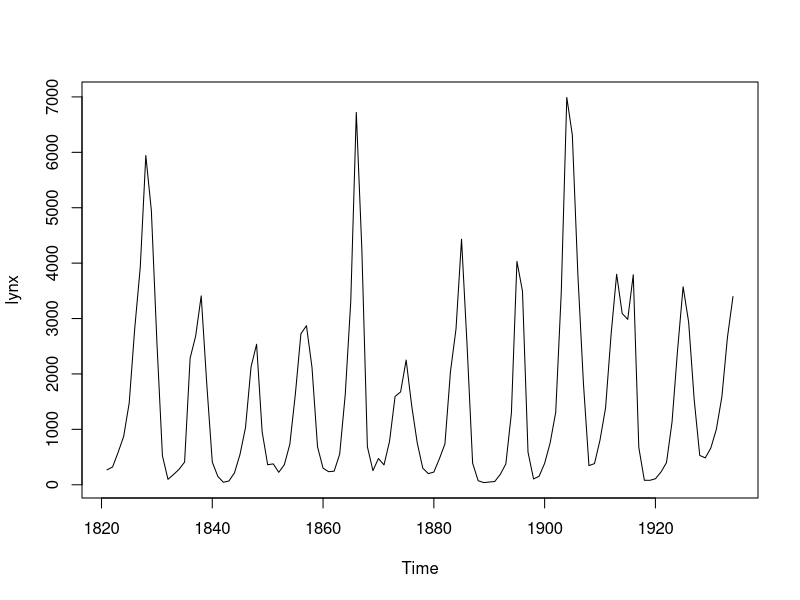
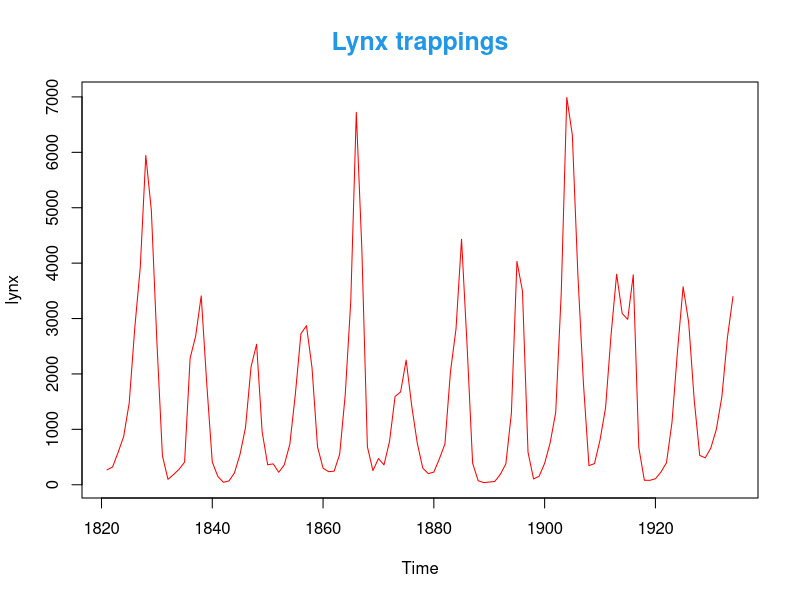
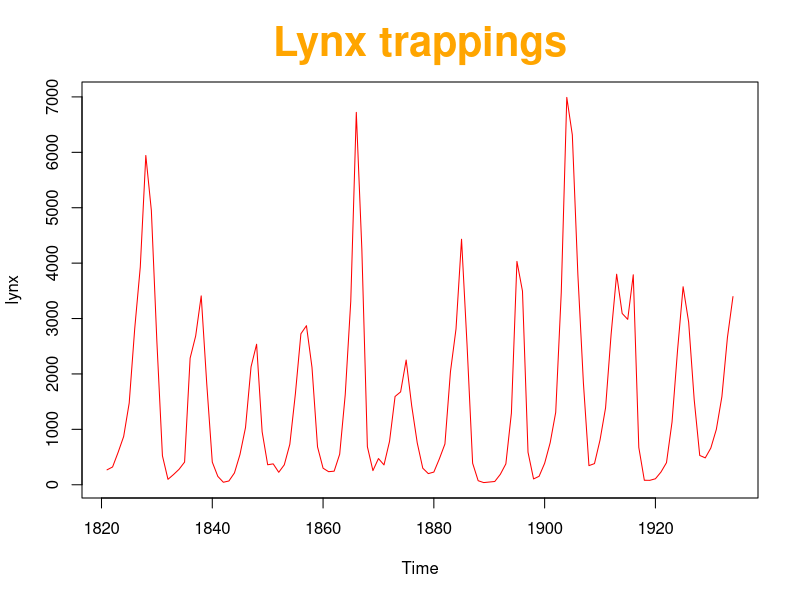
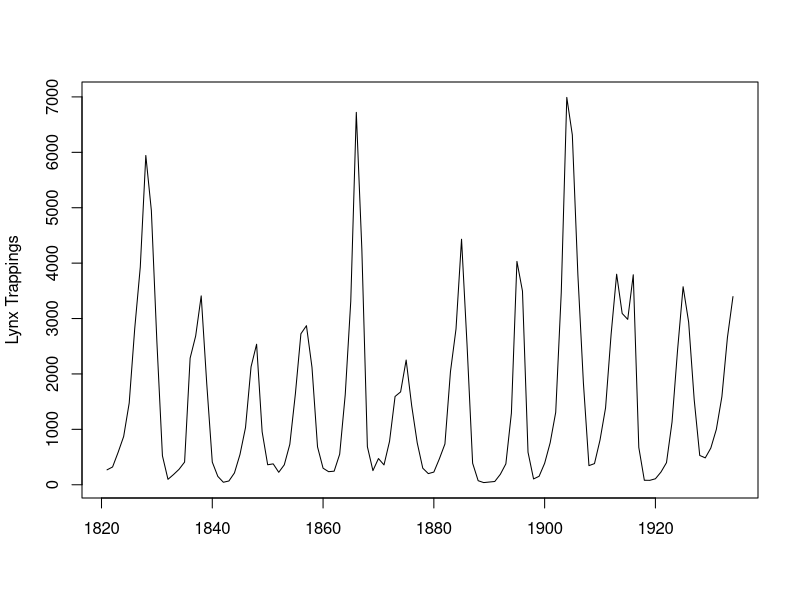
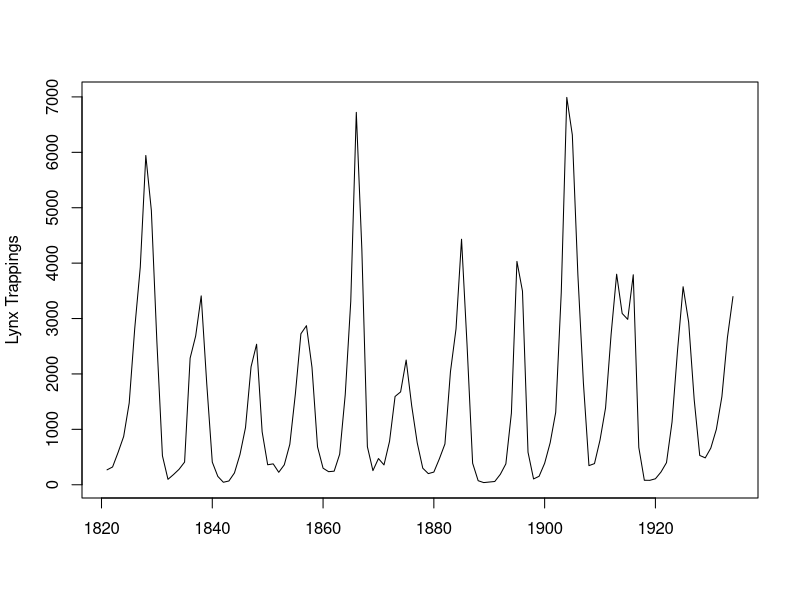
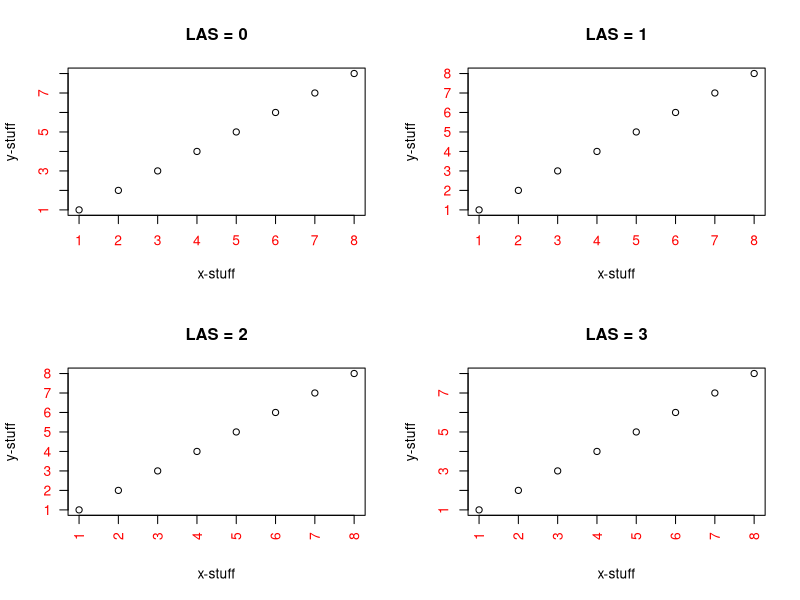
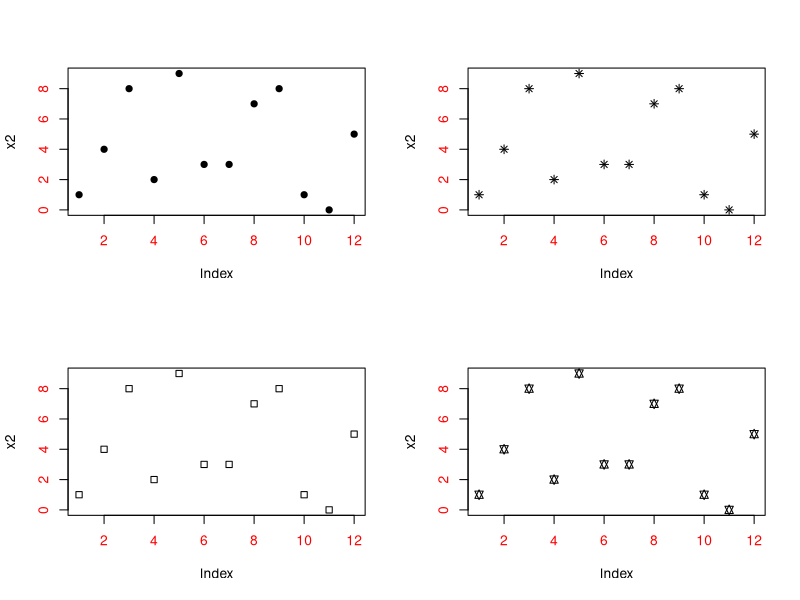
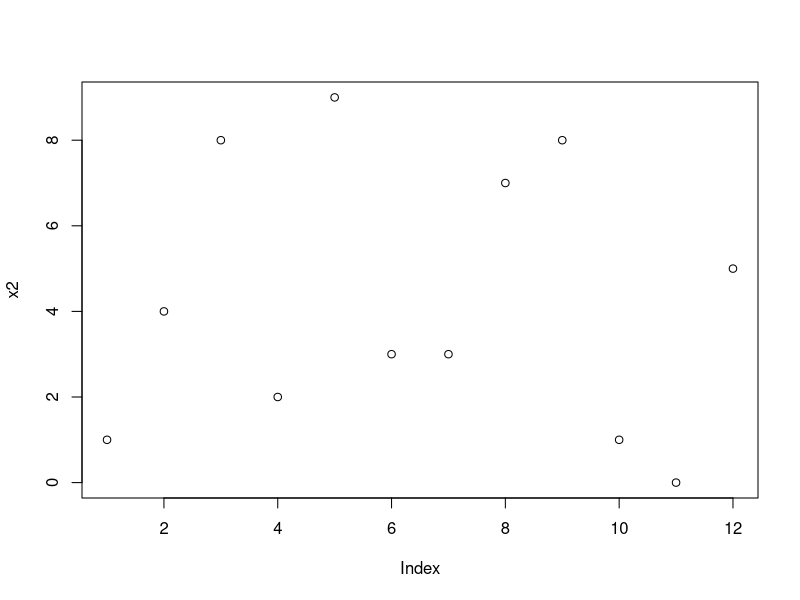

Generate these figures, in order, with R: (Note: this script raises an error after producing the figures.)
#=========================================================================================
# Byggt á: R Basics - R Programming Language Introduction
#          Created by R-Tutorials Training
#          http://r-tutorials.com/home/   Sótt: 08.04.2019
#=========================================================================================

# plottum Lynx datasettið(sem er TimeSeries). default er plottað með
# línum(line plot)
plot(lynx)

# fiktum aðeins í útlitinu á plottinu.
# main=  setur fyrirsögn(texta) á plotið
# col= setur lit á plot- línuna/línurnar
# col.main= setur litinn á "fyrirsögnina" (hérna 52 sem er blár)
# cex.main= cex er stækkunarfaktorinn í R-plottum.  hérna er fyrirsögnin stækkuð um 0,5.
plot(lynx, main='Lynx trappings', col='red',col.main=52,cex.main=1.5)
# svo má setja litinn með nafni og stækka letrið í leiðinni
plot(lynx, main='Lynx trappings', col='red',col.main='orange',cex.main=2.5)

# merkingar(label names):
plot(lynx,ylab='Lynx Trappings',xlab='')

# uppsetning á merkingum(label orientation) Prófið líka las=0, las=1 og las=3.
plot(lynx,ylab='Lynx Trappings',xlab='', las=0)

# fallið par() er notað til að stilla plot fallið og glidir sú stilling sem sett er með par()
# út alla lotuna(session).
# hér fyrir neðan notum við par() til að birta 4 plot í einu og með rauðum texta.  
# Þegar þetta fall er keyr eitt og sér er ekki mikið að gerast sjónrænt.
par(mfrow=c(2,2),col.axis = 'red')

plot(1:8,las = 0,xlab = 'x-stuff',ylab = 'y-stuff', main = 'LAS = 0')
plot(1:8,las = 1,xlab = 'x-stuff',ylab = 'y-stuff', main = 'LAS = 1')
plot(1:8,las = 2,xlab = 'x-stuff',ylab = 'y-stuff', main = 'LAS = 2')
plot(1:8,las = 3,xlab = 'x-stuff',ylab = 'y-stuff', main = 'LAS = 3')

# upplýsingar um litaheiti og númer þeirra má fá með colors() fallinu.
colors()

# svo eru svokölluð benditákn(point symbols) líka til.  
# skoðum þeu með eftirfarandi:
?pch
# táknin eru númeruð frá 0 - 25.
# ATH:  það er hægt að lita tákn 21, 22, 23, 24 og 25!!
# prófum að breyta um tákn í plotti:
x2 <- c(1,4,8,2,9,3,3,7,8,1,0,5)
plot(x2, pch= 19)
# eða
plot(x2, pch= 8)
# eða
plot(x2, pch= 0)
# eða 
plot(x2, pch= 11)

# áður en lengra er haldið þá breytum við stillingunum á plot aftur í það sem þær voru.
par(mfrow=c(1,1),col.axis = 'black')

# það eru til ýmsar gerðir af plot sem hægt er að skoða með:
?plot

# prófum þetta:
plot(x2,type = 'p')
plot(x2,type = 'l')
plot(x2,type = 's')
plot(x2,type = 'h')

# notum nú ablineclip() fallið sem er í pakkanum plotrix.
# fallið teiknar lóðréttar línum á plott(skurðpunktar)
#fyrst þetta:
plot(1:7,ylab = '',main = 'Line types lty 0:6',xlab = 'lty 0:6')
# nú teiknum við lóðrétt. ATH að fyrsti parameterinn, v er gildið á x-ás plottsins
ablineclip(v=1,lty=1, col='sienna2',lwd=2)
ablineclip(v=2,lty=2, col='blue',lwd=2)
ablineclip(v=3,lty=3, col='green',lwd=2)
ablineclip(v=4,lty=4, col='orange',lwd=2)
ablineclip(v=5,lty=5, col='gray',lwd=2)
ablineclip(v=6,lty=6, col='sienna',lwd=2)

# Skoðum nú dæmi um það hvernig tvö sjálfstæð plott eru sett saman.  Hvort plottið' fyrir sig fær
# sér gildi á y-ásinn.
# datasettið sem þeir nota hér er cars sem hægt er að skoða:
cars

# jaðrar(margins) á plottinu stilltir
par(mar=c(4,3,3,3),col.axis='darkgreen')

# plottað(step plot) hraði í mph
plot(cars$speed, type = 's', col='red',bty='n',xlab = 'Cars ID',ylab = '')
# texti settur inná plottið. ATH: tölurnar 8 og 14 eru hnitin á textanum(þar sem hann byrjar)
text(8,14,'Speed in mph',cex = 0.85,col = 'red')
# nú á að setja annað plott á myndina þá þarf að fara í parametrana:
par(new = T)
# nýja plottið plottað!
plot(cars$dist,type = 's',bty='n',ann = F,axes = F,col='darkblue')
# nýr y-ás hægra megin fyrir bremsuvegalengdina(stopping distance)
axis(side = 4, col = 'darkblue')
# líka settur texti þar
text(37,18,'Stopping distance in ft',cex = 0.85, col = 'darkblue')
# heiti á plotti'
title(main = 'Speed and Stopping\n Distances of cars')


